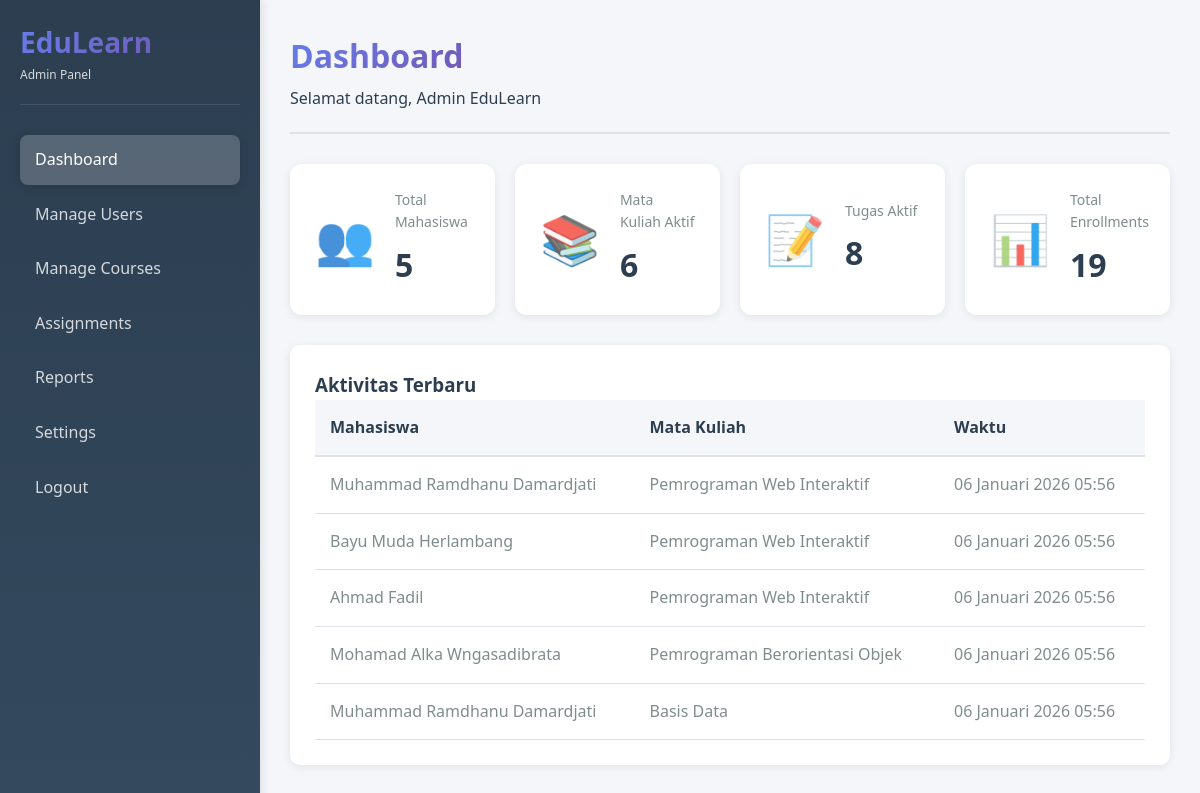
/admin/dashboard.php (signed in), run on an earlier commit of the app's database.
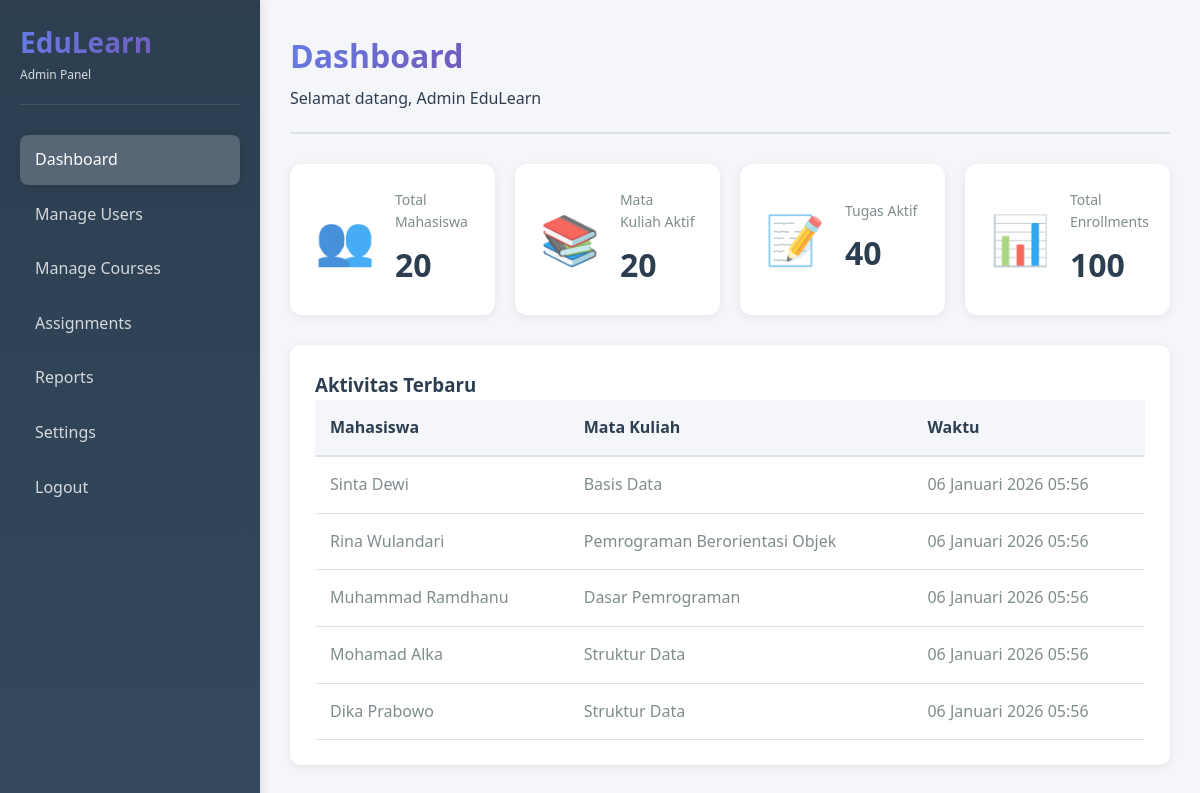
And on a later commit of the database.
### tables this page shows
CREATE TABLE enrollments (
    enrollment_id INT AUTO_INCREMENT PRIMARY KEY,
    user_id INT NOT NULL,
    mk_id INT NOT NULL,
    tahun_ajaran VARCHAR(20) NOT NULL,
    progress DECIMAL(5,2) DEFAULT 0.00,
    enrolled_at TIMESTAMP DEFAULT CURRENT_TIMESTAMP,
    FOREIGN KEY (user_id) REFERENCES users(user_id) ON DELETE CASCADE,
    FOREIGN KEY (mk_id) REFERENCES mata_kuliah(mk_id) ON DELETE CASCADE,
    UNIQUE KEY unique_enrollment (user_id, mk_id, tahun_ajaran),
    INDEX idx_user (user_id),
    INDEX idx_mk (mk_id)
);

CREATE TABLE users (
    user_id INT AUTO_INCREMENT PRIMARY KEY,
    nama VARCHAR(100) NOT NULL,
    nim VARCHAR(20) UNIQUE,
    email VARCHAR(100) UNIQUE NOT NULL,
    password VARCHAR(255) NOT NULL,
    role ENUM('mahasiswa', 'admin') DEFAULT 'mahasiswa',
    foto_profile VARCHAR(255) DEFAULT NULL,
    created_at TIMESTAMP DEFAULT CURRENT_TIMESTAMP,
    updated_at TIMESTAMP DEFAULT CURRENT_TIMESTAMP ON UPDATE CURRENT_TIMESTAMP,
    INDEX idx_email (email),
    INDEX idx_role (role)
);

CREATE TABLE mata_kuliah (
    mk_id INT AUTO_INCREMENT PRIMARY KEY,
    kode_mk VARCHAR(20) UNIQUE NOT NULL,
    nama_mk VARCHAR(100) NOT NULL,
    deskripsi TEXT,
    sks INT NOT NULL,
    semester INT NOT NULL,
    dosen_id INT,
    status ENUM('aktif', 'draft', 'arsip') DEFAULT 'aktif',
    created_at TIMESTAMP DEFAULT CURRENT_TIMESTAMP,
    updated_at TIMESTAMP DEFAULT CURRENT_TIMESTAMP ON UPDATE CURRENT_TIMESTAMP,
    FOREIGN KEY (dosen_id) REFERENCES dosen(dosen_id) ON DELETE SET NULL,
    INDEX idx_semester (semester),
    INDEX idx_status (status)
);

### includes/functions.php (called while the page is built, shortened)
<?php
function escape_html($string) {
    return htmlspecialchars($string, ENT_QUOTES, 'UTF-8');
}
function format_date($date, $withTime = false) {
    $timestamp = strtotime($date);
    $months = [
        1 => 'Januari', 'Februari', 'Maret', 'April', 'Mei', 'Juni',
        'Juli', 'Agustus', 'September', 'Oktober', 'November', 'Desember'
    ];
    $day = date('d', $timestamp);
    $month = $months[(int)date('n', $timestamp)];
    $year = date('Y', $timestamp);
    $formatted = "$day $month $year";
    if ($withTime) {
        $time = date('H:i', $timestamp);
        $formatted .= " $time";
    }
    return $formatted;
}
function get_user_info($key = null) {
    return $_SESSION[$key] ?? null;
}

### admin/dashboard.php (the view, shortened to what this page needs)
<?php
require_once '../includes/functions.php';
$db = getDB();
$stmt = $db->query("SELECT COUNT(*) as total FROM users WHERE role = 'mahasiswa'");
$total_users = $stmt->fetch()['total'];
$stmt = $db->query("SELECT COUNT(*) as total FROM mata_kuliah WHERE status = 'aktif'");
$total_courses = $stmt->fetch()['total'];
$stmt = $db->query("SELECT COUNT(*) as total FROM tugas WHERE deadline > NOW()");
$total_assignments = $stmt->fetch()['total'];
$stmt = $db->query("SELECT COUNT(*) as total FROM enrollments");
$total_enrollments = $stmt->fetch()['total'];
$stmt = $db->query("
    SELECT u.nama, mk.nama_mk, e.enrolled_at
    FROM enrollments e
    INNER JOIN users u ON e.user_id = u.user_id
    INNER JOIN mata_kuliah mk ON e.mk_id = mk.mk_id
    ORDER BY e.enrolled_at DESC
    LIMIT 5
");
$recent_enrollments = $stmt->fetchAll();
?>
<!DOCTYPE html>
<html lang="id">
<head>
    <link rel="stylesheet" href="../assets/css/base.css">
    <link rel="stylesheet" href="../assets/css/adminindex.css">
</head>
<body>
    <div class="app-container">
        <aside class="sidebar admin-sidebar">
            <div class="sidebar-header">
                <h1>EduLearn</h1>
                <p style="font-size: 12px; opacity: 0.8;">Admin Panel</p>
            </div>
            <ul class="sidebar-nav">
                <li class="active"><a href="dashboard.php">Dashboard</a></li>
                <li><a href="users.php">Manage Users</a></li>
                <li><a href="courses.php">Manage Courses</a></li>
                <li><a href="assignments.php">Assignments</a></li>
                <li><a href="reports.php">Reports</a></li>
                <li><a href="settings.php">Settings</a></li>
                <li><a href="../auth/logout.php">Logout</a></li>
            </ul>
        </aside>
        <main class="main-content">
        <div class="admin-header">
                <div class="admin-title">
                    <h1>Dashboard</h1>
                    <p>Selamat datang, <?= escape_html(get_user_info('nama')) ?></p>
                </div>
            </div>
            <div class="stats-grid">
                <div class="stat-card">
                    <div class="stat-icon">👥</div>
                    <div class="stat-content">
                        <h3>Total Mahasiswa</h3>
                        <div class="stat-value"><?= $total_users ?></div>
                    </div>
                </div>
                <div class="stat-card">
                    <div class="stat-icon">📚</div>
                    <div class="stat-content">
                        <h3>Mata Kuliah Aktif</h3>
                        <div class="stat-value"><?= $total_courses ?></div>
                    </div>
                </div>
                <div class="stat-card">
                    <div class="stat-icon">📝</div>
                    <div class="stat-content">
                        <h3>Tugas Aktif</h3>
                        <div class="stat-value"><?= $total_assignments ?></div>
                    </div>
                </div>
                <div class="stat-card">
                    <div class="stat-icon">📊</div>
                    <div class="stat-content">
                        <h3>Total Enrollments</h3>
                        <div class="stat-value"><?= $total_enrollments ?></div>
                    </div>
                </div>
            </div>
            <div class="admin-table-container">
                <h3>Aktivitas Terbaru</h3>
                <table class="admin-table">
                    <thead>
                        <tr>
                            <th>Mahasiswa</th>
                            <th>Mata Kuliah</th>
                            <th>Waktu</th>
                        </tr>
                    </thead>
                    <tbody>
                        <?php foreach ($recent_enrollments as $enrollment): ?>
                        <tr>
                            <td><?= escape_html($enrollment['nama']) ?></td>
                            <td><?= escape_html($enrollment['nama_mk']) ?></td>
                            <td><?= format_date($enrollment['enrolled_at'], true) ?></td>
                        </tr>
                        <?php endforeach; ?>
                    </tbody>
                </table>
            </div>
        </main>
    </div>
</body>
</html>

What changed in the data, as far as the page shows it:
no longer on this page (row unchanged): enrollments: user.nama "Muhammad Ramdhanu Damardjati", mk.nama_mk "Pemrograman Web Interaktif", enrolled_at "06 Januari 2026 05:56"
no longer on this page (row edited): enrollments: user.nama "Bayu Muda Herlambang", mk.nama_mk "Pemrograman Web Interaktif", enrolled_at "06 Januari 2026 05:56"
no longer on this page (row edited): enrollments: user.nama "Ahmad Fadil", mk.nama_mk "Pemrograman Web Interaktif", enrolled_at "06 Januari 2026 05:56"
no longer on this page (row edited): enrollments: user.nama "Mohamad Alka Wngasadibrata", mk.nama_mk "Pemrograman Berorientasi Objek", enrolled_at "06 Januari 2026 05:56"
no longer on this page (row edited): enrollments: user.nama "Muhammad Ramdhanu Damardjati", mk.nama_mk "Basis Data", enrolled_at "06 Januari 2026 05:56"
added enrollments: user.nama "Sinta Dewi", mk.nama_mk "Basis Data", enrolled_at "06 Januari 2026 05:56"
added enrollments: user.nama "Rina Wulandari", mk.nama_mk "Pemrograman Berorientasi Objek", enrolled_at "06 Januari 2026 05:56"
now on this page (row edited): enrollments: user.nama "Muhammad Ramdhanu", mk.nama_mk "Dasar Pemrograman", enrolled_at "06 Januari 2026 05:56"
now on this page (row edited): enrollments: user.nama "Mohamad Alka", mk.nama_mk "Struktur Data", enrolled_at "06 Januari 2026 05:56"
added enrollments: user.nama "Dika Prabowo", mk.nama_mk "Struktur Data", enrolled_at "06 Januari 2026 05:56"
Also different on the page:
$total_users: "5" → "20"
$total_courses: "6" → "20"
$total_assignments: "8" → "40"
$total_enrollments: "19" → "100"
